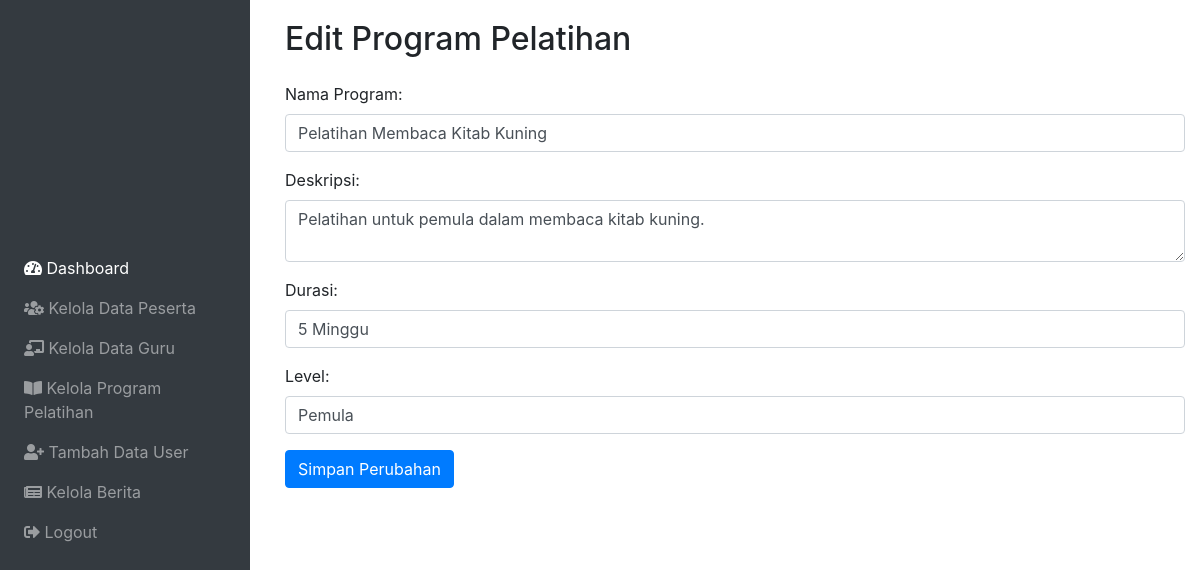
The app's page /menu/admin/editprogram.php?id=1 (signed in) with its own data.
### tables this page shows
CREATE TABLE `program_pelatihan` (
  `id_program` int(11) NOT NULL,
  `nama_program` varchar(100) NOT NULL,
  `deskripsi` text DEFAULT NULL,
  `durasi` varchar(50) DEFAULT NULL,
  `level` varchar(50) DEFAULT NULL
);

### menu/admin/editprogram.php (the view, shortened to what this page needs)
<?php
require '../../controller/koneksi.php';
if (isset($_GET['id'])) {
    $idProgram = $_GET['id'];
    $query = "SELECT * FROM program_pelatihan WHERE id_program = ?";
    $stmt = $koneksi->prepare($query);
    $stmt->bind_param("i", $idProgram);
    $stmt->execute();
    $result = $stmt->get_result();
    $program = $result->fetch_assoc();
} else {
    header("Location: kelolaprogram.php");
    exit();
}
$namaProgram = $program['nama_program'];
$deskripsi = $program['deskripsi'];
$durasi = $program['durasi'];
$level = $program['level'];
?>
<!DOCTYPE html>
<html lang="en">
<head>
    <link rel="stylesheet" href="../../css/keloladata.css">
    <link href="https://stackpath.bootstrapcdn.com/bootstrap/4.5.2/css/bootstrap.min.css" rel="stylesheet">
</head>
<body>
    <?php include('../template/sidebar.php'); ?>
    <div class="container" style="margin-left: 270px; padding-top: 20px;">
        <h2>Edit Program Pelatihan</h2>
        <form action="editprogram.php?id=<?php echo $idProgram; ?>" method="post" class="mt-4">
            <div class="form-group">
                <label for="nama_program">Nama Program:</label>
                <input type="text" name="nama_program" id="nama_program" class="form-control" value="<?php echo htmlspecialchars($namaProgram); ?>" required>
            </div>
            <div class="form-group">
                <label for="deskripsi">Deskripsi:</label>
                <textarea name="deskripsi" id="deskripsi" class="form-control"><?php echo htmlspecialchars($deskripsi); ?></textarea>
            </div>
            <div class="form-group">
                <label for="durasi">Durasi:</label>
                <input type="text" name="durasi" id="durasi" class="form-control" value="<?php echo htmlspecialchars($durasi); ?>">
            </div>
            <div class="form-group">
                <label for="level">Level:</label>
                <input type="text" name="level" id="level" class="form-control" value="<?php echo htmlspecialchars($level); ?>">
            </div>
            <button type="submit" class="btn btn-primary">Simpan Perubahan</button>
        </form>
    </div>
</body>
</html>

### css/keloladata.css (style rules this page uses)
body { font-family: Arial, sans-serif; display: flex; margin: 0; padding: 0; }
button { background-color: #3498db; color: white; }

### css/sidebar.css (style rules this page uses)
body { display: flex; }

### records on screen
program_pelatihan: nama_program "Pelatihan Membaca Kitab Kuning", deskripsi "Pelatihan untuk pemula dalam membaca kitab kuning.", durasi "5 Minggu", level "Pemula"
